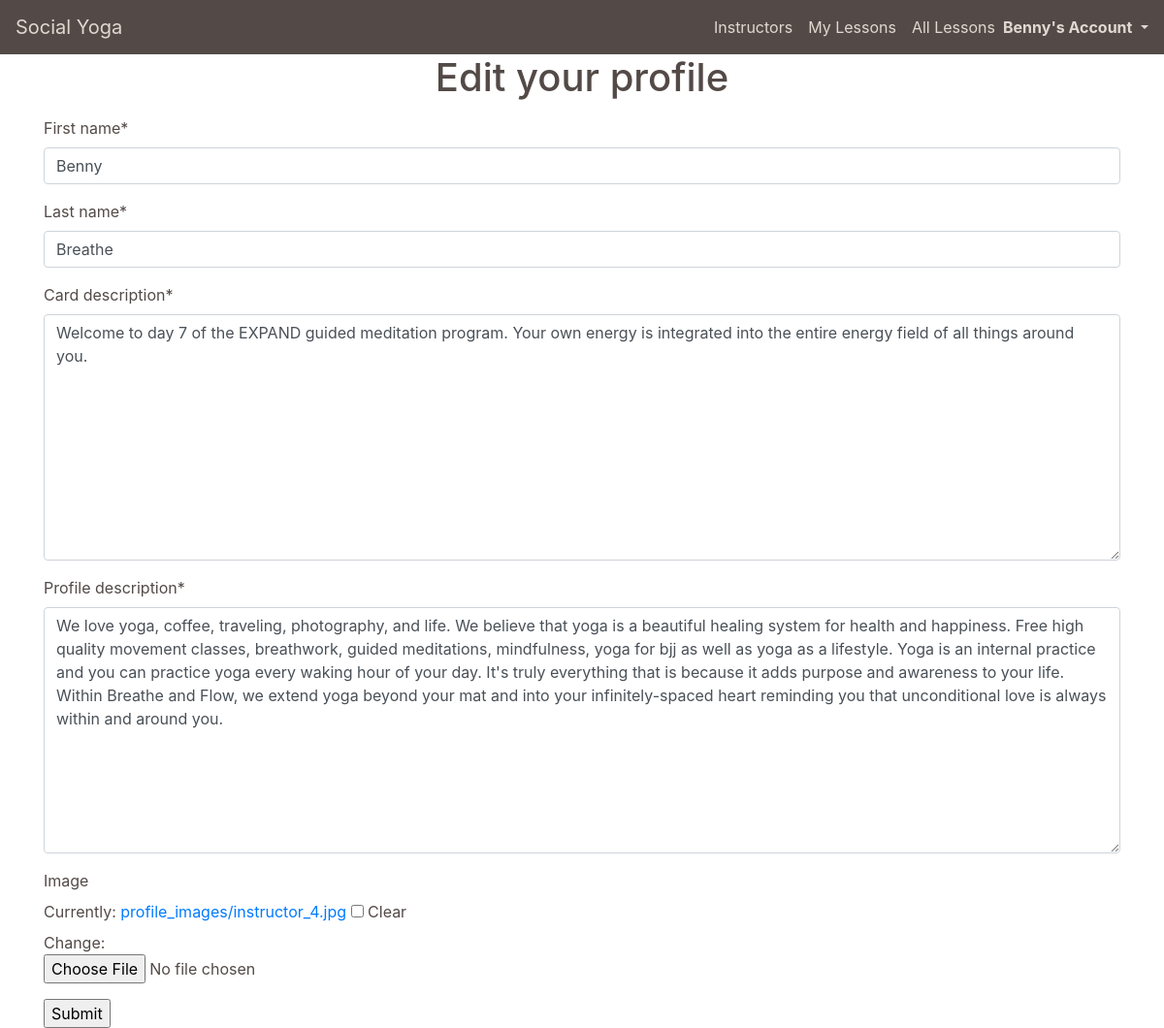
/profiles/ (signed in), run on an earlier commit of the app's database.
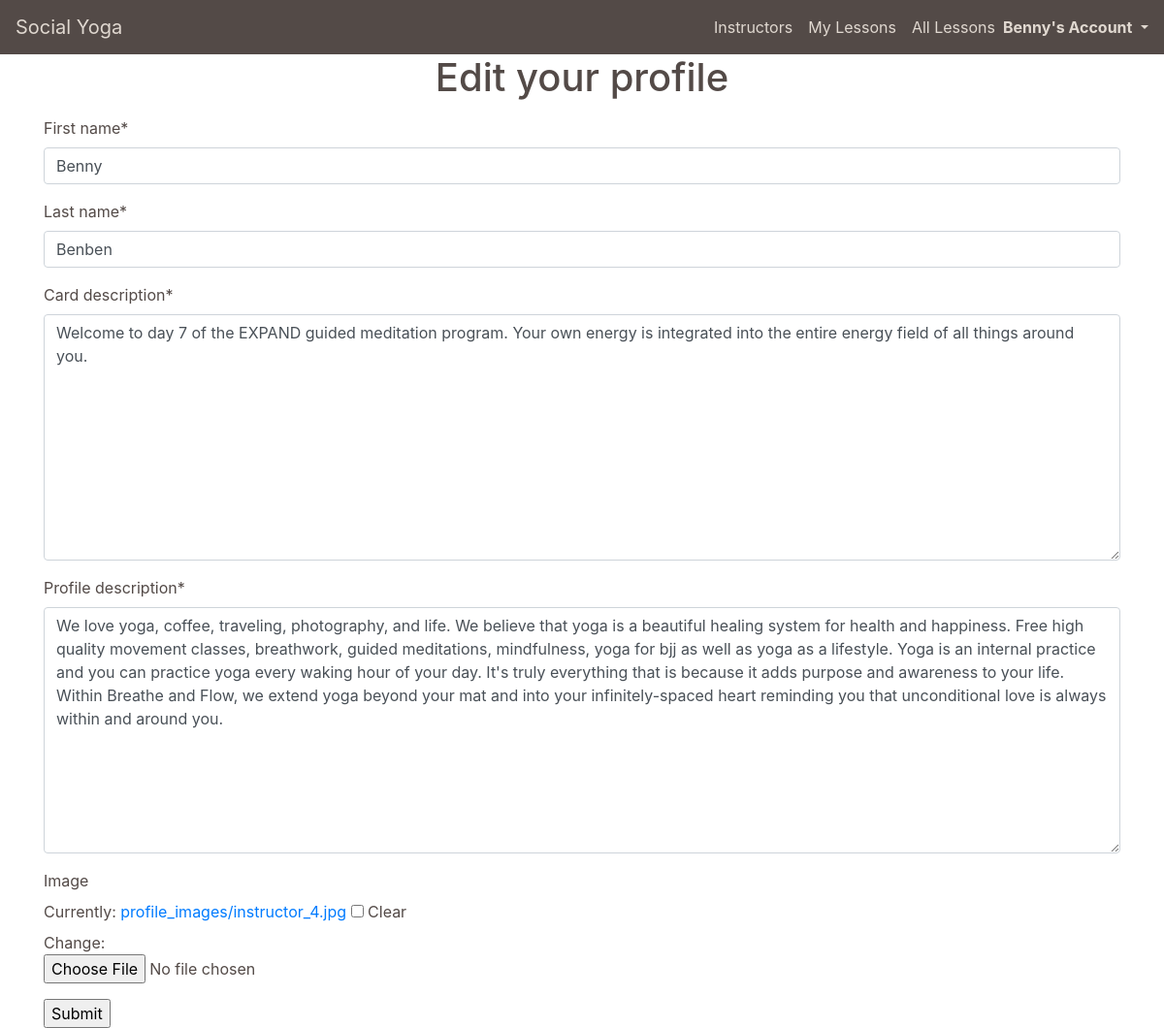
And on a later commit of the database.
### profiles/models.py (models this page shows, shortened)
class UserProfile(models.Model):
    user = models.OneToOneField(User, on_delete=models.CASCADE)
    first_name = models.CharField(max_length=50, null=False, blank=False)
    last_name = models.CharField(max_length=50, null=False, blank=False)
    is_instructor = models.BooleanField(default=False)
    card_description = models.TextField(max_length=512)
    profile_description = models.TextField()
    image = ResizedImageField(size=[600, 600], quality=75, crop=['middle', 'center'], force_format='JPEG', null=True, blank=True, upload_to='profile_images/')
    rating = models.DecimalField(max_digits=5, decimal_places=0, null=True, blank=True)

### profiles/views.py (the view)
# urls.py: path('', views.profile, name='profile'),
def profile(request):
    profile = get_object_or_404(UserProfile, user=request.user)
    if request.method == 'POST':
        form = ProfileForm(request.POST, request.FILES, instance=profile)
        if form.is_valid():
            form.save()
        return redirect('profile')
    else:
        form = ProfileForm(instance=profile)
        context = {
            'profile': profile,
            'form': form,
        }
        return render(request, 'profiles/profile.html', context)

### profiles/forms.py
class ProfileForm(forms.ModelForm):
    class Meta:
        model = UserProfile
        fields = '__all__'
        widgets = {
                   'user': forms.HiddenInput,
                   'is_instructor': forms.HiddenInput,
                   'rating': forms.HiddenInput,
                  }
    def __init__(self, *args, **kwargs):
        super(ProfileForm, self).__init__(*args, **kwargs)
        self.fields['user'].disabled = True
        self.fields['is_instructor'].disabled = True
        self.fields['rating'].disabled = True

### profiles/templates/profiles/profile.html (shortened to what this page needs)
{% extends "base.html" %}
{% load static %}
{% block page_header %}
    <div class="container header-container">
        <div class="row">
            <div class="col">
                <h1 class="text-center mb-3">Edit your profile</h1>
            </div>
        </div>
    </div>
{% endblock %}
{% block content %}
    <div class="container page-contents">
        <div class="row">
            <div class="col-12">
                <form method="POST" action="{% url 'profile' %}" class="form" enctype="multipart/form-data">
                    {{ form|crispy }}
                    <input type="submit" value="Submit">
                </form>
            </div>
        </div>
    </div>
{% endblock %}

What changed in the data, as far as the page shows it:
changed UserProfile "Benny": last_name "Breathe" → "Benben"
